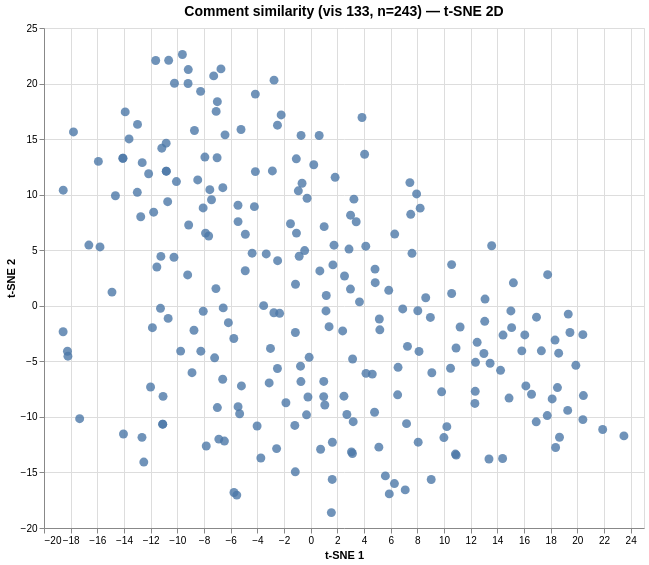

Express this chart as Vega-Lite.
### Vega specification from a JSON file in a GitHub repository (floating-point values rounded to 4 significant figures; data arrays with more than 128 entries replaced by an {"elided": "..."} marker saying what was removed)
{"$schema": "https://vega.github.io/schema/vega/v6.json", "data": [{"name": "param_1e9efca18e7a2868_store"}, {"name": "source_0", "values": {"elided": "243 records"}}, {"name": "source_0_x_domain_dim_1", "values": [{"min": -18.57, "max": 23.49}]}, {"name": "source_0_y_domain_dim_2", "values": [{"min": -18.61, "max": 22.62}]}], "signals": [{"name": "unit", "value": {}, "on": [{"events": "pointermove", "update": "isTuple(group()) ? group() : unit"}]}, {"name": "param_1e9efca18e7a2868", "update": "vlSelectionResolve(\"param_1e9efca18e7a2868_store\", \"union\")"}, {"name": "param_1e9efca18e7a2868_dim_1", "on": [{"events": [{"source": "view", "type": "dblclick"}], "update": "null"}, {"events": {"signal": "param_1e9efca18e7a2868_translate_delta"}, "update": "panLinear(param_1e9efca18e7a2868_translate_anchor.extent_x, -param_1e9efca18e7a2868_translate_delta.x / width)"}, {"events": {"signal": "param_1e9efca18e7a2868_zoom_delta"}, "update": "zoomLinear(domain(\"x\"), param_1e9efca18e7a2868_zoom_anchor.x, param_1e9efca18e7a2868_zoom_delta)"}]}, {"name": "param_1e9efca18e7a2868_dim_2", "on": [{"events": [{"source": "view", "type": "dblclick"}], "update": "null"}, {"events": {"signal": "param_1e9efca18e7a2868_translate_delta"}, "update": "panLinear(param_1e9efca18e7a2868_translate_anchor.extent_y, param_1e9efca18e7a2868_translate_delta.y / height)"}, {"events": {"signal": "param_1e9efca18e7a2868_zoom_delta"}, "update": "zoomLinear(domain(\"y\"), param_1e9efca18e7a2868_zoom_anchor.y, param_1e9efca18e7a2868_zoom_delta)"}]}, {"name": "param_1e9efca18e7a2868_tuple", "on": [{"events": [{"signal": "param_1e9efca18e7a2868_dim_1 || param_1e9efca18e7a2868_dim_2"}], "update": "param_1e9efca18e7a2868_dim_1 && param_1e9efca18e7a2868_dim_2 ? {unit: \"\", fields: param_1e9efca18e7a2868_tuple_fields, values: [param_1e9efca18e7a2868_dim_1,param_1e9efca18e7a2868_dim_2]} : null"}]}, {"name": "param_1e9efca18e7a2868_tuple_fields", "value": [{"field": "dim_1", "channel": "x", "type": "R"}, {"field": "dim_2", "channel": "y", "type": "R"}]}, {"name": "param_1e9efca18e7a2868_translate_anchor", "value": {}, "on": [{"events": [{"source": "scope", "type": "pointerdown"}], "update": "{x: x(unit), y: y(unit), extent_x: domain(\"x\"), extent_y: domain(\"y\")}"}]}, {"name": "param_1e9efca18e7a2868_translate_delta", "value": {}, "on": [{"events": [{"source": "window", "between": [{"source": "scope", "type": "pointerdown"}, {"source": "window", "type": "pointerup"}], "consume": true, "type": "pointermove"}], "update": "{x: param_1e9efca18e7a2868_translate_anchor.x - x(unit), y: param_1e9efca18e7a2868_translate_anchor.y - y(unit)}"}]}, {"name": "param_1e9efca18e7a2868_zoom_anchor", "on": [{"events": [{"source": "scope", "consume": true, "type": "wheel"}], "update": "{x: invert(\"x\", x(unit)), y: invert(\"y\", y(unit))}"}]}, {"name": "param_1e9efca18e7a2868_zoom_delta", "on": [{"events": [{"source": "scope", "consume": true, "type": "wheel"}], "update": "pow(1.001, event.deltaY * pow(16, event.deltaMode))", "force": true}]}, {"name": "param_1e9efca18e7a2868_modify", "on": [{"events": {"signal": "param_1e9efca18e7a2868_tuple"}, "update": "modify(\"param_1e9efca18e7a2868_store\", param_1e9efca18e7a2868_tuple, true)"}]}], "marks": [{"type": "symbol", "name": "marks", "from": {"data": "source_0"}, "encode": {"update": {"opacity": {"value": 0.8}, "size": {"value": 80}, "y": {"field": "dim_2", "scale": "y"}, "x": {"field": "dim_1", "scale": "x"}, "tooltip": {"signal": "{\"Comment #\": format(datum[\"index\"], \"\"), \"Comment\": isValid(datum[\"comment\"]) ? datum[\"comment\"] : \"\"+datum[\"comment\"]}"}, "fill": {"value": "#4c78a8"}, "shape": {"value": "circle"}}}, "clip": true, "interactive": true, "style": ["circle"]}], "scales": [{"name": "x", "type": "linear", "domain": [{"signal": "(data(\"source_0_x_domain_dim_1\")[0] || {}).min"}, {"signal": "(data(\"source_0_x_domain_dim_1\")[0] || {}).max"}], "range": [0, {"signal": "width"}], "domainRaw": {"signal": "param_1e9efca18e7a2868[\"dim_1\"]"}, "zero": true, "nice": true}, {"name": "y", "type": "linear", "domain": [{"signal": "(data(\"source_0_y_domain_dim_2\")[0] || {}).min"}, {"signal": "(data(\"source_0_y_domain_dim_2\")[0] || {}).max"}], "range": [{"signal": "height"}, 0], "nice": true, "zero": true, "domainRaw": {"signal": "param_1e9efca18e7a2868[\"dim_2\"]"}}], "axes": [{"scale": "x", "orient": "bottom", "aria": false, "labels": false, "grid": true, "minExtent": 0, "domain": false, "ticks": false, "zindex": 0, "maxExtent": 0, "gridScale": "y", "tickCount": {"signal": "ceil(width/40)"}}, {"scale": "y", "zindex": 0, "gridScale": "x", "domain": false, "labels": false, "orient": "left", "maxExtent": 0, "aria": false, "grid": true, "minExtent": 0, "tickCount": {"signal": "ceil(height/40)"}, "ticks": false}, {"scale": "x", "title": "t-SNE 1", "grid": false, "labelFlush": true, "zindex": 0, "orient": "bottom", "labelOverlap": true, "tickCount": {"signal": "ceil(width/40)"}}, {"scale": "y", "title": "t-SNE 2", "tickCount": {"signal": "ceil(height/40)"}, "labelOverlap": true, "grid": false, "orient": "left", "zindex": 0}], "title": {"text": "Comment similarity (vis 133, n=243) — t-SNE 2D", "fontSize": 14, "frame": "group"}, "height": 500, "width": 600, "style": "cell", "background": "white", "padding": 5}
